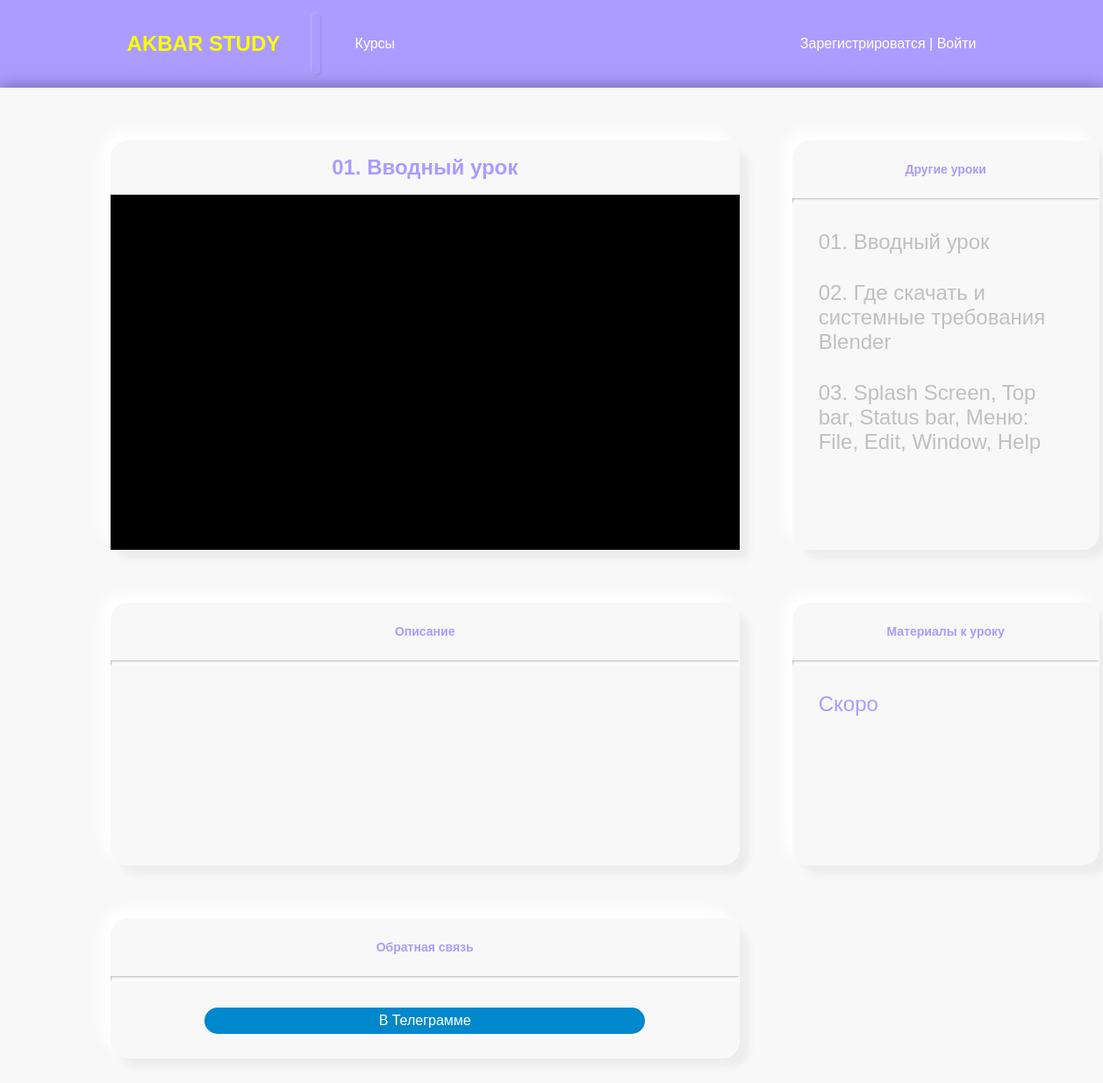
Screenshot of /lesson/6/1 with the database file from the repository.
### courses/models.py (models this page shows)
class Lesson(models.Model):
    name = models.CharField(max_length=150, verbose_name='Название')
    url = models.URLField(verbose_name='Ссылка на урок')
    content = models.TextField(verbose_name='Описание', blank=True)
    publish = models.BooleanField(default=True, verbose_name='Опубликовать?')
    course = models.ForeignKey(Course, verbose_name='Курс', on_delete=models.PROTECT)
    class Meta:
        verbose_name = 'Урок'
        verbose_name_plural = 'Уроки'

### courses/views.py (the view)
# urls.py: path('lesson/<int:lesson_id>/<int:course_id>', show_lesson, name='lesson'),
def show_lesson(request, lesson_id, course_id):
    courses = Course.objects.all()
    lesson = Lesson.objects.get(id=lesson_id)
    lessons = Lesson.objects.filter(course=course_id)
    context = {'lesson': lesson, 'lessons': lessons, 'courses': courses}
    return render(request, 'courses/lesson_page.html', context)

### courses/templates/courses/lesson_page.html (shortened to what this page needs)
{% extends "layout/basic.html" %}
{% load static %}
{% block content %}
<div class="wrapper-course">
    <div class="video grey-shadow-drop">
        <h1>{{ lesson.name|truncatewords_html:4|safe }}</h1>
        <div class="youtube"><iframe src="{{ lesson.url }}" frameborder="0" allow="accelerometer; autoplay; encrypted-media; gyroscope; picture-in-picture" allowfullscreen></iframe></div>
    </div>
    <div class="grey-shadow-drop">
        <h3>Другие уроки</h3>
        <div class="line"></div>
        {% for lesson in lessons %}
            {% url 'lesson' course_id=lesson.course.id lesson_id=lesson.pk as url %}
            <a href="{{ url }}{{ all }}"><h2 class="pointer1">{{ lesson.name }}</h2></a>
        {% endfor %}
    </div>
    <div class="hsomeworks grey-shadow-drop">
        <h3>Описание</h3>
        <div class="line"></div>
    </div>
    <div class="materials grey-shadow-drop">
        <h3>Материалы к уроку</h3>
        <div class="line"></div>
        <a href="#"><h2 class="pointer1">Скоро</h2></a>
    </div>
    <div class="homework_done grey-shadow-drop">
        <h3>Обратная связь</h3>
        <div class="line"></div>
        <a href="https://t.me/KINGokER"><div class="button_home">В Телеграмме</div></a>
    </div>
</div>
{% endblock %}

### courses/static/css/style.css (style rules this page uses)
* { margin: 0; padding: 0; }
body { font-family: 'Rubik', sans-serif; position: absolute; display: grid; align-items: center; min-height: 100%; width: 100%; background-color: #AC9CFF; }
a { text-decoration: none; justify-content: center; align-items: center; color: #000; }
.grey-shadow-drop { box-shadow: -10px -10px 15px #FFFFFF, 10px 10px 10px rgba(0, 0, 0, 0.05); border-radius: 20px; background: #F8F8F8; }
.wrapper-course { color: #AC9CFF; display: grid; grid-template-columns: 717px 350px; grid-column-gap: 60px; grid-row-gap: 60px; width: 80%; margin: 60px auto 60px auto; }
.wrapper-course h1 { font-weight: bold; font-size: 24px; margin-top: 17px; }
.wrapper-course h2 { margin: 30px 30px 30px 30px; font-size: 24px; font-weight: 300; }
.wrapper-course h3 { font-weight: bold; text-align: center; margin-top: 25px; font-size: 14px; }
.video { border-radius: 20px 20px 0px 0px; height: 467px; text-align: center; overflow: hidden; }
.youtube { width: 100%; height: 407px; background-color: #000; margin-top: 17px; }
.line { margin-top: 25px; width: 100%; height: 6px; background-color: #F8F8F8; box-shadow: inset -1px -1px 2px #FFFFFF, inset 1px 1px 2px rgba(0, 0, 0, 0.25); }
.materials { height: 300px; }
.materials h2 { color: #AC9CFF; }
.pointer1 { color: #C0C0C0; cursor: pointer; transition-duration: 0.3s; }
.homework_done { height: 160px; }
.button_home { display: grid; justify-content: center; align-items: center; color: #fff; height: 30px; width: 70%; margin: 0 auto; background-color: #0088cc; border-radius: 15px; margin-top: 30px; }
iframe { width: 100%; height: 100%; }

### rows the page displays
Lesson: name "01. Вводный урок"
Lesson: name "02. Где скачать и системные требования Blender"
Lesson: name "03. Splash Screen, Top bar, Status bar, Меню: File, Edit, Window, Help"
